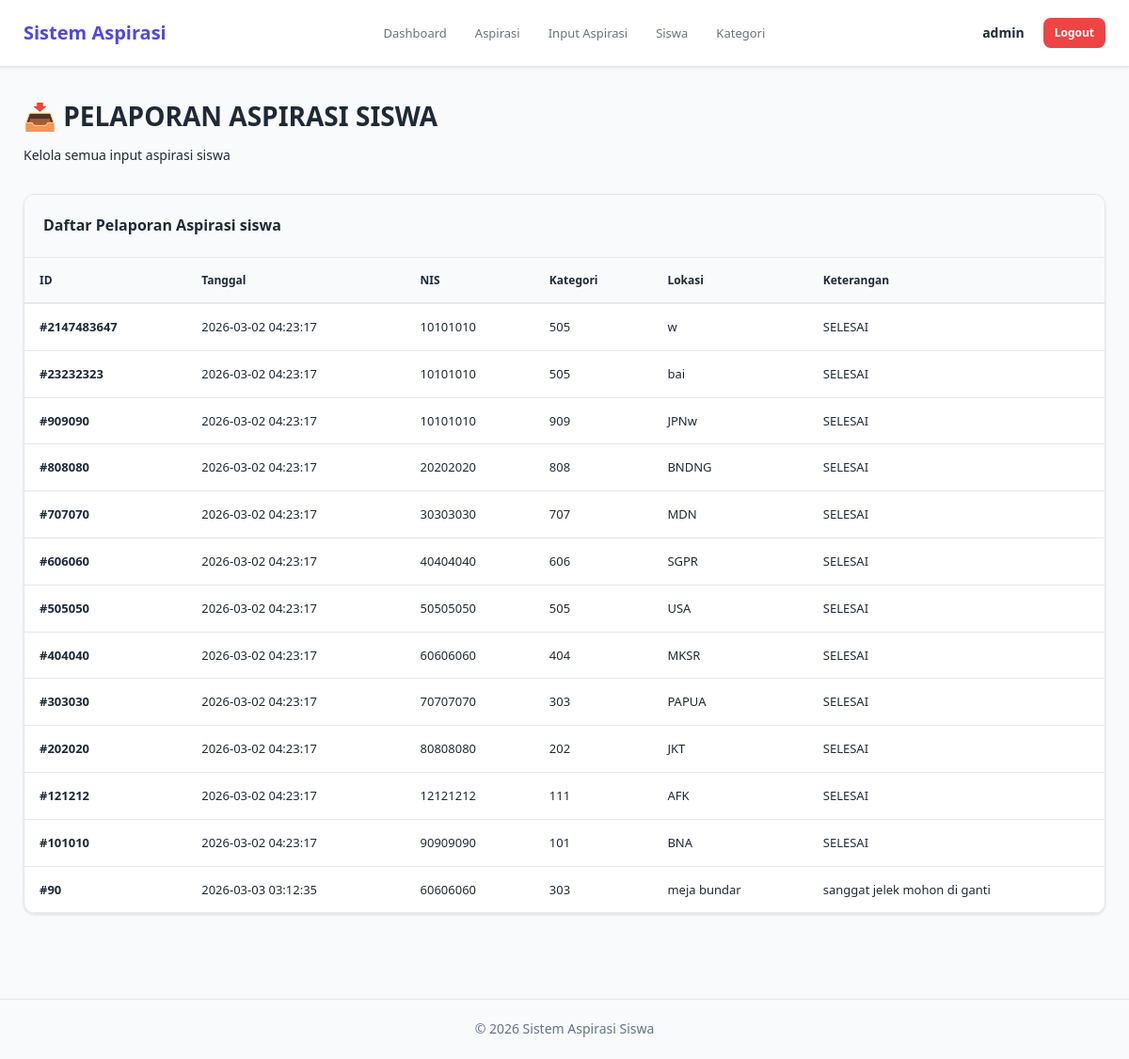
The app's page /data_input_aspirasi.php (signed in), older data.
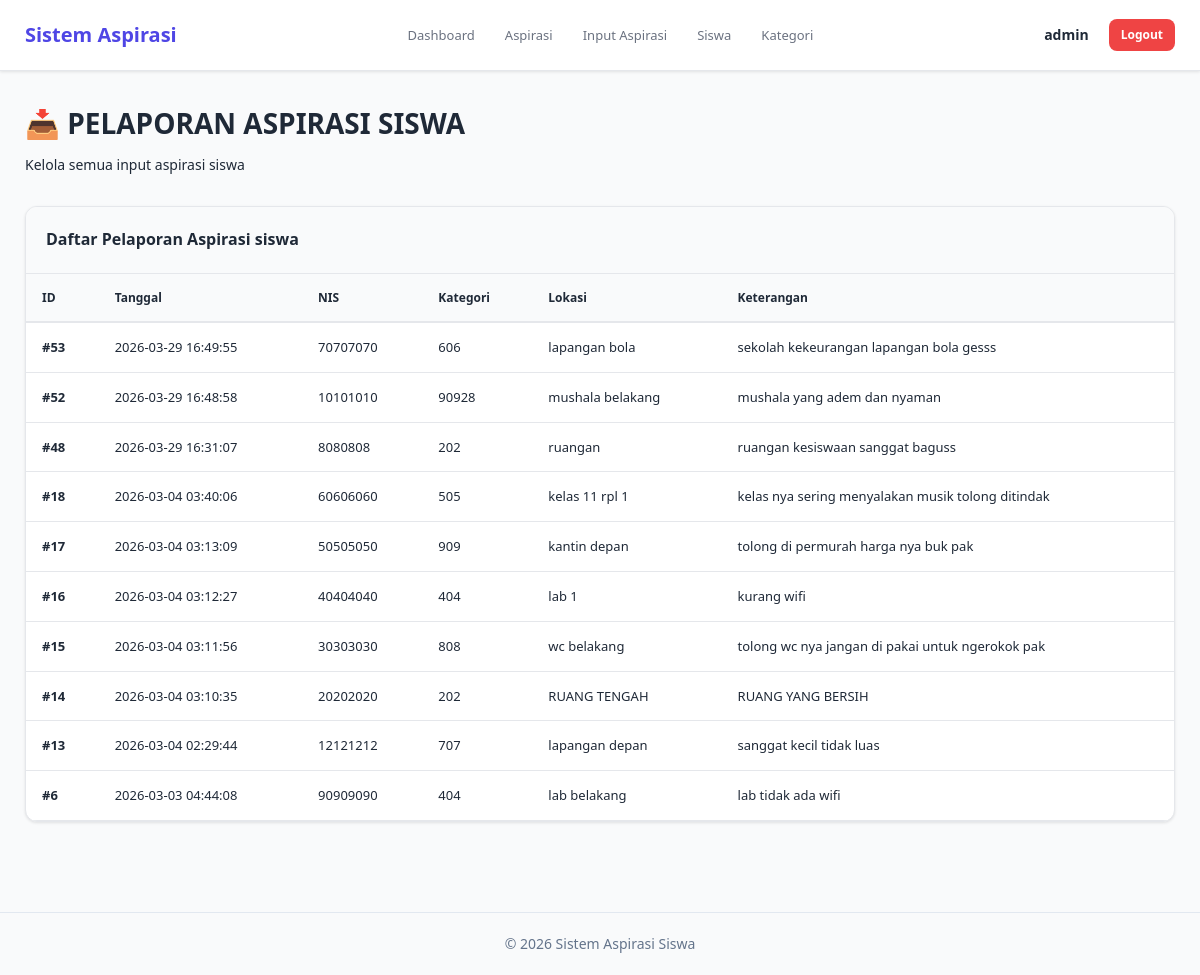
The same page, newer data.
### tables this page shows
CREATE TABLE `input_aspirasi` (
  `id_pelaporan` int(11) NOT NULL,
  `nis` int(10) NOT NULL,
  `id_kategori` int(5) NOT NULL,
  `lokasi` varchar(50) NOT NULL,
  `ket` varchar(50) NOT NULL,
  `created_at` timestamp NOT NULL DEFAULT current_timestamp()
);

### data_input_aspirasi.php (the view, shortened to what this page needs)
<?php
include 'db.php';
?>
<!DOCTYPE html>
<html lang="id">
<head>
    <link rel="stylesheet" href="style.css">
</head>
<body>
    <nav class="navbar">
    <div class="navbar-container">
        <a href="dashboard.php" class="navbar-brand">
            Sistem Aspirasi
        </a>
        <ul class="navbar-menu">
            <li><a href="dashboard.php">Dashboard</a></li>
            <li><a href="data_aspirasi.php">Aspirasi</a></li>
            <li><a href="data_input_aspirasi.php">Input Aspirasi</a></li>
            <li><a href="data_siswa.php">Siswa</a></li>
            <li><a href="data_kategori.php" >Kategori</a></li>
        </ul>
        <div class="navbar-user">
            <strong><?= $_SESSION["username"]; ?></strong>
            <a href="logout.php" class="btn btn-danger btn-sm">Logout</a>
        </div>
    </div>
</nav>
    <div class="main-container">
        <div class="page-header">
            <h1>📥 PELAPORAN ASPIRASI SISWA</h1>
            <p>Kelola semua input aspirasi siswa</p>
        </div>
        <div class="table-container">
            <div class="table-header">
                <h2>Daftar Pelaporan Aspirasi siswa</h2>
            </div>
            <table>
                <thead>
                    <tr>
                        <th>ID</th>
                        <th>Tanggal</th>
                        <th>NIS</th>
                        <th>Kategori</th>
                        <th>Lokasi</th>
                        <th>Keterangan</th>
                    </tr>
                </thead>
                <tbody>
                    <?php
                    $query = mysqli_query($conn, "SELECT * FROM input_aspirasi ORDER BY id_pelaporan DESC");
                    if(mysqli_num_rows($query) > 0):
                        while($row = mysqli_fetch_array($query)):
                    ?>
                    <tr>
                        <td><strong>#<?= $row['id_pelaporan'] ?></strong></td>
                        <td><?= $row['created_at'] ?></td>
                        <td><?= $row['nis'] ?></td>
                        <td><?= $row['id_kategori'] ?></td>
                        <td><?= $row['lokasi'] ?></td>
                        <td><?= $row['ket'] ?></td>
                    </tr>
                    <?php
                        endwhile;
                    endif; ?>
                </tbody>
            </table>
        </div>
    </div>
    <footer style="text-align: center; padding: 20px; color: #64748b; font-size: 14px; margin-top: 40px; border-top: 1px solid #e2e8f0;">
        <p>&copy; 2026 Sistem Aspirasi Siswa</p>
    </footer>
</body>
</html>

Row changes from the older to the newer data that the page shows:
removed input_aspirasi: id_pelaporan "2147483647", created_at "2026-03-02 04:23:17", nis "10101010", id_kategori "505", lokasi "w", ket "SELESAI"
removed input_aspirasi: id_pelaporan "23232323", created_at "2026-03-02 04:23:17", nis "10101010", id_kategori "505", lokasi "bai", ket "SELESAI"
removed input_aspirasi: id_pelaporan "909090", created_at "2026-03-02 04:23:17", nis "10101010", id_kategori "909", lokasi "JPNw", ket "SELESAI"
removed input_aspirasi: id_pelaporan "808080", created_at "2026-03-02 04:23:17", nis "20202020", id_kategori "808", lokasi "BNDNG", ket "SELESAI"
removed input_aspirasi: id_pelaporan "707070", created_at "2026-03-02 04:23:17", nis "30303030", id_kategori "707", lokasi "MDN", ket "SELESAI"
removed input_aspirasi: id_pelaporan "606060", created_at "2026-03-02 04:23:17", nis "40404040", id_kategori "606", lokasi "SGPR", ket "SELESAI"
removed input_aspirasi: id_pelaporan "505050", created_at "2026-03-02 04:23:17", nis "50505050", id_kategori "505", lokasi "USA", ket "SELESAI"
removed input_aspirasi: id_pelaporan "404040", created_at "2026-03-02 04:23:17", nis "60606060", id_kategori "404", lokasi "MKSR", ket "SELESAI"
removed input_aspirasi: id_pelaporan "303030", created_at "2026-03-02 04:23:17", nis "70707070", id_kategori "303", lokasi "PAPUA", ket "SELESAI"
removed input_aspirasi: id_pelaporan "202020", created_at "2026-03-02 04:23:17", nis "80808080", id_kategori "202", lokasi "JKT", ket "SELESAI"
removed input_aspirasi: id_pelaporan "121212", created_at "2026-03-02 04:23:17", nis "12121212", id_kategori "111", lokasi "AFK", ket "SELESAI"
removed input_aspirasi: id_pelaporan "101010", created_at "2026-03-02 04:23:17", nis "90909090", id_kategori "101", lokasi "BNA", ket "SELESAI"
removed input_aspirasi: id_pelaporan "90", created_at "2026-03-03 03:12:35", nis "60606060", id_kategori "303", lokasi "meja bundar", ket "sanggat jelek mohon di ganti"
added input_aspirasi: id_pelaporan "53", created_at "2026-03-29 16:49:55", nis "70707070", id_kategori "606", lokasi "lapangan bola", ket "sekolah kekeurangan lapangan bola gesss"
added input_aspirasi: id_pelaporan "52", created_at "2026-03-29 16:48:58", nis "10101010", id_kategori "90928", lokasi "mushala belakang", ket "mushala yang adem dan nyaman"
added input_aspirasi: id_pelaporan "48", created_at "2026-03-29 16:31:07", nis "8080808", id_kategori "202", lokasi "ruangan", ket "ruangan kesiswaan sanggat baguss"
added input_aspirasi: id_pelaporan "18", created_at "2026-03-04 03:40:06", nis "60606060", id_kategori "505", lokasi "kelas 11 rpl 1", ket "kelas nya sering menyalakan musik tolong ditindak"
added input_aspirasi: id_pelaporan "17", created_at "2026-03-04 03:13:09", nis "50505050", id_kategori "909", lokasi "kantin depan", ket "tolong di permurah harga nya buk pak"
added input_aspirasi: id_pelaporan "16", created_at "2026-03-04 03:12:27", nis "40404040", id_kategori "404", lokasi "lab 1", ket "kurang wifi"
added input_aspirasi: id_pelaporan "15", created_at "2026-03-04 03:11:56", nis "30303030", id_kategori "808", lokasi "wc belakang", ket "tolong wc nya jangan di pakai untuk ngerokok pak"
added input_aspirasi: id_pelaporan "14", created_at "2026-03-04 03:10:35", nis "20202020", id_kategori "202", lokasi "RUANG TENGAH", ket "RUANG YANG BERSIH"
added input_aspirasi: id_pelaporan "13", created_at "2026-03-04 02:29:44", nis "12121212", id_kategori "707", lokasi "lapangan depan", ket "sanggat kecil tidak luas"
added input_aspirasi: id_pelaporan "6", created_at "2026-03-03 04:44:08", nis "90909090", id_kategori "404", lokasi "lab belakang", ket "lab tidak ada wifi"
